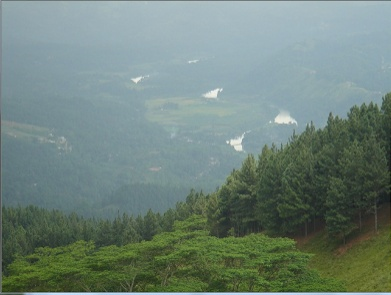
//> input picture opencv/2_05.jpg, 391 x 295 px
$ ./Simple   (built with g++ and OpenCV 4)
//> lines starting //> are read from the running program, lines starting //| are printed output that depends on the picture
#include<opencv2/opencv.hpp>
#include<iostream>

using namespace cv;
using namespace std;

// [58 lines of commented-out code are left out]
void calcHist(const Mat &mat,Mat &hist){
	// int 存
	hist.create(1, 256, CV_32S);
	for (int i = 0; i < hist.cols; i++)
	{
		hist.at<int>(0, i) = 0;
	}

	for (int row = 0; row < mat.rows; row++)
	{
		for (int col = 0; col < mat.cols; col++)
		{
			// 灰度等级的角标
			int index = mat.at<uchar>(row, col);
			hist.at<int>(0, index) += 1;
		}
	}
}

void normalize(const Mat &src, Mat &dst, int n_max){
	// 0 ~ n_max;
	int max_value = 0;
	for (int row = 0; row < src.rows; row++)
	{
		for (int col = 0; col < src.cols; col++)
		{
			int value = src.at<int>(row, col);
			max_value = max(value, max_value);
		}
	}

	dst.create(src.size(),src.type());
	for (int row = 0; row < src.rows; row++)
	{
		for (int col = 0; col < src.cols; col++)
		{
			int value = src.at<int>(row, col);
			dst.at<int>(row, col) = 1.0 * value / max_value * n_max;
		}
	}
}

// [46 lines of commented-out code are left out]
void equalizeHist(Mat &src,Mat &dst){
    Mat hist;
    // 1.直方图的统计
    calcHist(src,hist);
    // 2.计算直方图中像素的概率
    Mat prob_mat(hist.size(),CV_32FC1);

    float image_size = src.rows * src.cols; // 这个就是总的次数，因为每个像素值都算一次
    // [5 lines of commented-out code are left out]

    for (int i = 0; i < hist.cols; i++)
    {
        int times = hist.at<int>(0, i);
        float prob = times / image_size;
        prob_mat.at<float>(0, i) = prob;
    }
    // 3. 计算累加概率 256 （可读）
    float prob_sum = 0;
    for (int i = 0; i < hist.cols; i++)
    {
        prob_sum += prob_mat.at<float>(0, i);
        prob_mat.at<float>(0, i) = prob_sum;
    }
    // 生成映射表
    Mat map(hist.size(), CV_32FC1);
    for (int i = 0; i < prob_mat.cols; i++)
    {
        map.at<float>(0, i) = 255 * prob_mat.at<float>(0, i); // 255 * 概率
    }

    dst.create(src.size(), src.type());
    for (int row = 0; row < src.rows; row++)
    {
        for (int col = 0; col < src.cols; col++)
        {
            uchar pixels = src.at<uchar>(row, col);
            dst.at<uchar>(row, col) = map.at<float>(0,pixels);
        }
    }
}


int main(){
	Mat src = imread("E:/2_05.jpg");
//> src is the input picture: 295 rows x 391 cols, CV_8UC3; mean B, G, R 122.4, 131, 111.6
	if (!src.data){
		cout << "read error" << endl;
		return -1;
	}

	imshow("src", src);

	Mat gray;
	cvtColor(src, gray, COLOR_BGR2GRAY);
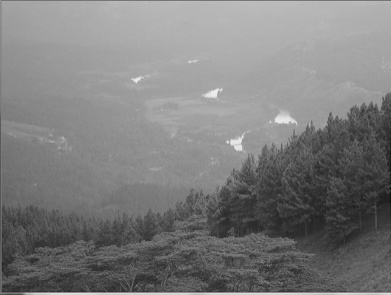
//> gray: 295 rows x 391 cols, CV_8UC1; min 14, max 241, mean 124.2
	imshow("gray", gray);
	equalizeHist(gray,gray);
//> after the loop in calcHist, `for (int row = 0; row < mat.rows; row++)`: hist = 256 values, max 2227 at index 164, min 0 at index 0, mean 450.6
//> the loop in equalizeHist, `for (int i = 0; i < hist.cols; i++)` made 256 passes
//> (times, prob) on passes 1 to 3: (0, 0), (0, 0), (0, 0)
//> after the loop in equalizeHist, `for (int i = 0; i < hist.cols; i++)`: prob_mat = 256 values, max 0.0193 at index 164, min 0 at index 0, mean 0.00391
//> the loop in equalizeHist, `for (int i = 0; i < hist.cols; i++)` made 256 passes
//> prob_sum on passes 1 to 3: 0, 0, 0
//> after the loop in equalizeHist, `for (int i = 0; i < hist.cols; i++)`: prob_sum = 1; prob_mat = 256 values from 0 to 1
//> after the loop in equalizeHist, `for (int i = 0; i < prob_mat.cols; i++)`: map = 256 values from 0 to 255
//> after the loop in equalizeHist, `for (int row = 0; row < src.rows; row++)`:
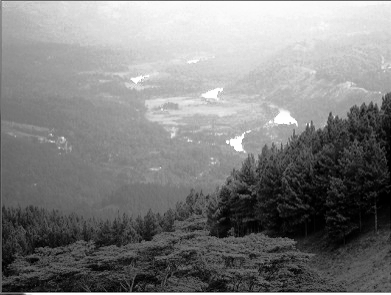
//> dst: 295 rows x 391 cols, CV_8UC1; min 0, max 254, mean 128
	imshow("dst",gray);

	// [15 lines of commented-out code are left out]

	waitKey(0);
	return 0;
}

$ run again, with opencv/HoughCircle.jpg copied over opencv/2_05.jpg
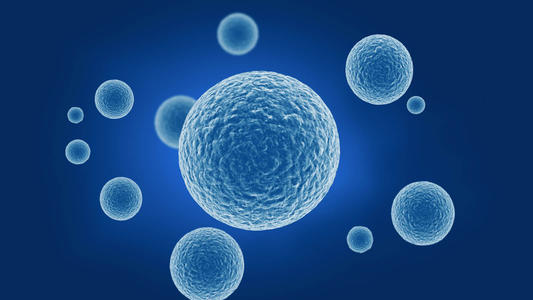
//> input picture opencv/HoughCircle.jpg, 533 x 300 px
//> src is the input picture: 300 rows x 533 cols, CV_8UC3; mean B, G, R 127.5, 71.4, 25.3
//> `cvtColor(src, gray, COLOR_BGR2GRAY);`:
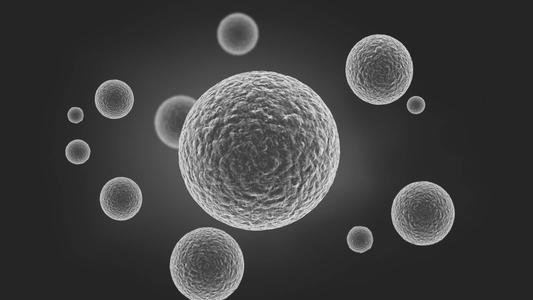
//> gray: 300 rows x 533 cols, CV_8UC1; min 17, max 242, mean 64
//> after the loop in calcHist, `for (int row = 0; row < mat.rows; row++)`: hist = 256 values, max 51519 at index 37, min 0 at index 0, mean 624.6
//> the loop in equalizeHist, `for (int i = 0; i < hist.cols; i++)` made 256 passes
//> (times, prob) on passes 1 to 3: (0, 0), (0, 0), (0, 0)
//> after the loop in equalizeHist, `for (int i = 0; i < hist.cols; i++)`: prob_mat = 256 values, max 0.322 at index 37, min 0 at index 0, mean 0.00391
//> the loop in equalizeHist, `for (int i = 0; i < hist.cols; i++)` made 256 passes
//> prob_sum on passes 1 to 3: 0, 0, 0
//> after the loop in equalizeHist, `for (int i = 0; i < hist.cols; i++)`: prob_sum = 1; prob_mat = 256 values from 0 to 1
//> after the loop in equalizeHist, `for (int i = 0; i < prob_mat.cols; i++)`: map = 256 values from 0 to 255
//> after the loop in equalizeHist, `for (int row = 0; row < src.rows; row++)`:
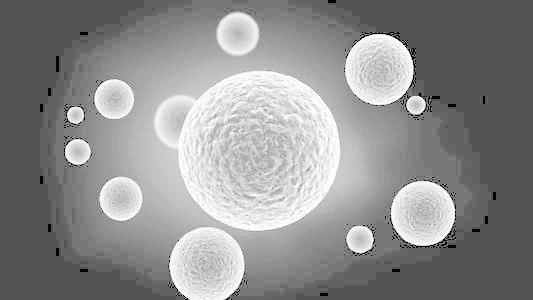
//> dst: 300 rows x 533 cols, CV_8UC1; min 0, max 255, mean 141.6

$ run again, with opencv/Idea背景图.jpg copied over opencv/2_05.jpg
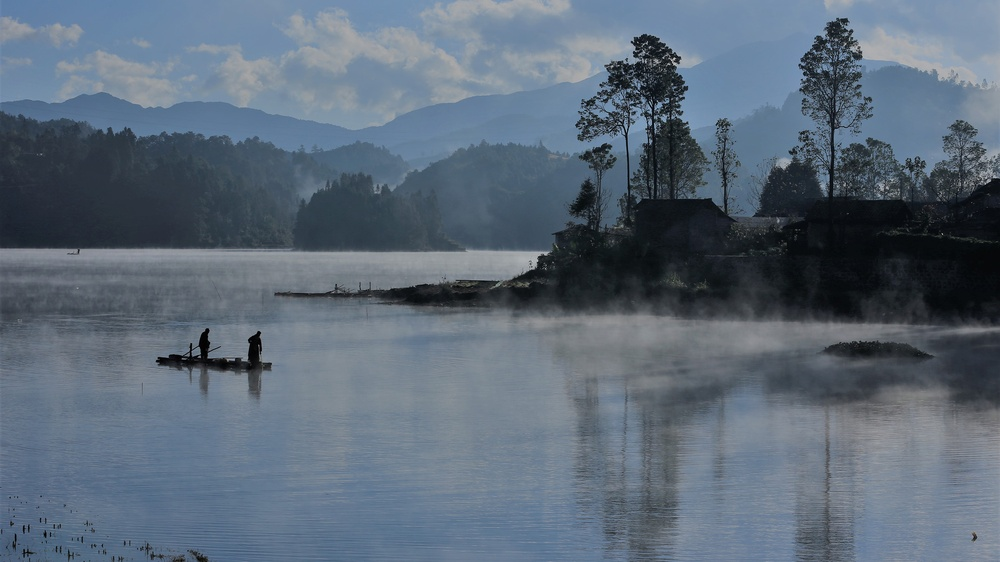
//> input picture opencv/Idea背景图.jpg, 1000 x 562 px, shrunk from 2560 x 1440 before the run
//> src is the input picture: 562 rows x 1000 cols, CV_8UC3; mean B, G, R 120.6, 105.9, 92.1
//> `cvtColor(src, gray, COLOR_BGR2GRAY);`:
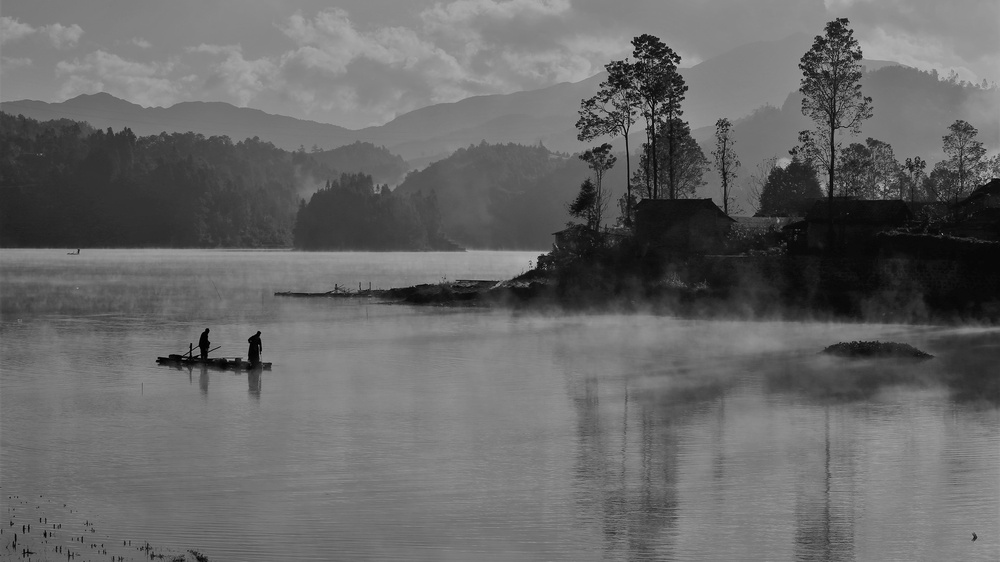
//> gray: 562 rows x 1000 cols, CV_8UC1; min 0, max 200, mean 103.4
//> after the loop in calcHist, `for (int row = 0; row < mat.rows; row++)`: hist = 256 values, max 12249 at index 131, min 0 at index 187, mean 2195.3
//> the loop in equalizeHist, `for (int i = 0; i < hist.cols; i++)` made 256 passes
//> (times, prob) on passes 1 to 3: (29, 5.16e-05), (65, 0.000116), (59, 0.000105)
//> after the loop in equalizeHist, `for (int i = 0; i < hist.cols; i++)`: prob_mat = 256 values, max 0.0218 at index 131, min 0 at index 187, mean 0.00391
//> the loop in equalizeHist, `for (int i = 0; i < hist.cols; i++)` made 256 passes
//> prob_sum on passes 1 to 3: 5.16e-05, 0.000167, 0.000272
//> after the loop in equalizeHist, `for (int i = 0; i < hist.cols; i++)`: prob_sum = 1; prob_mat = 256 values from 5.16e-05 to 1
//> after the loop in equalizeHist, `for (int i = 0; i < prob_mat.cols; i++)`: map = 256 values from 0.0132 to 255
//> after the loop in equalizeHist, `for (int row = 0; row < src.rows; row++)`:
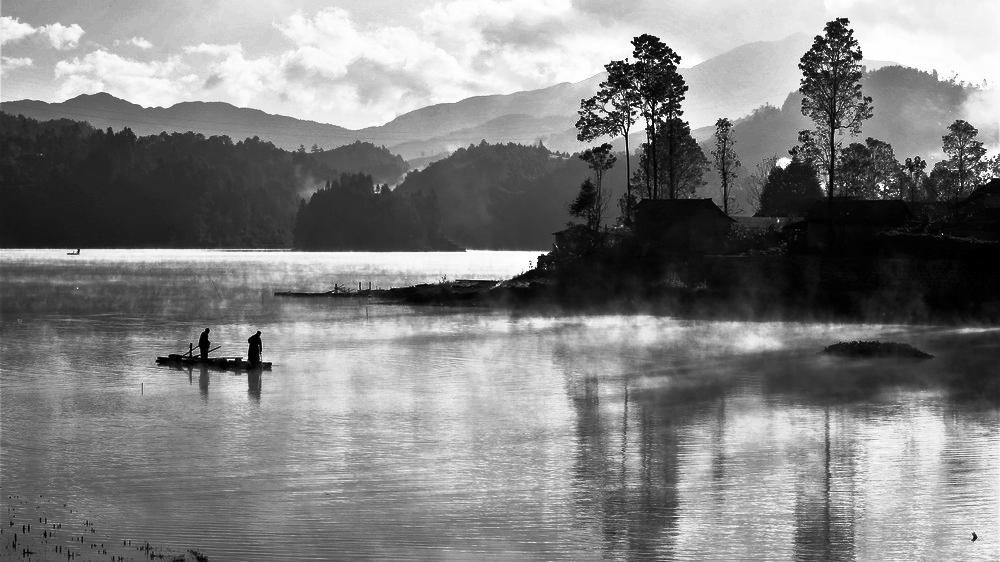
//> dst: 562 rows x 1000 cols, CV_8UC1; min 0, max 254, mean 128.4
